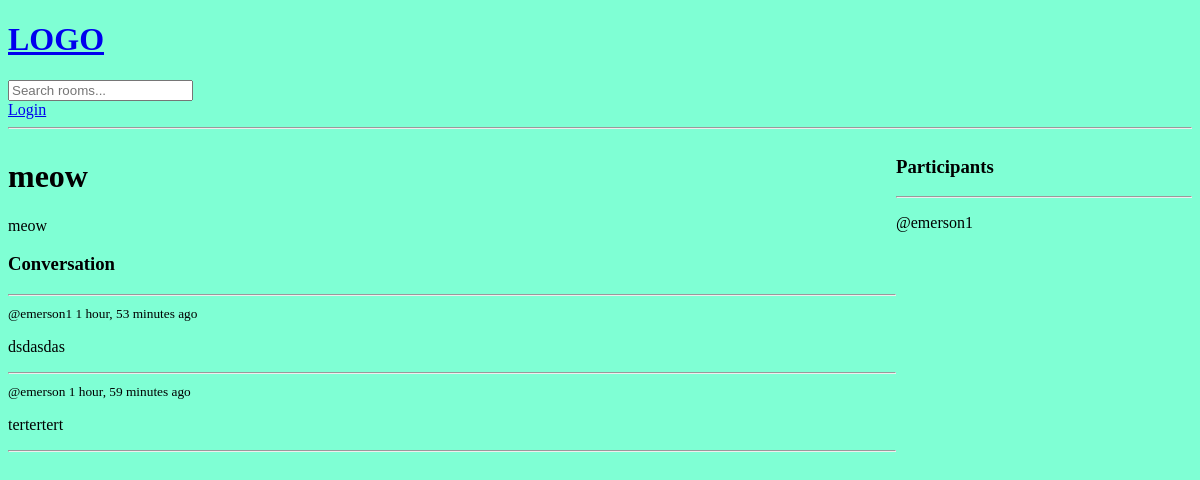
Before: /room/6/ with the older database file.
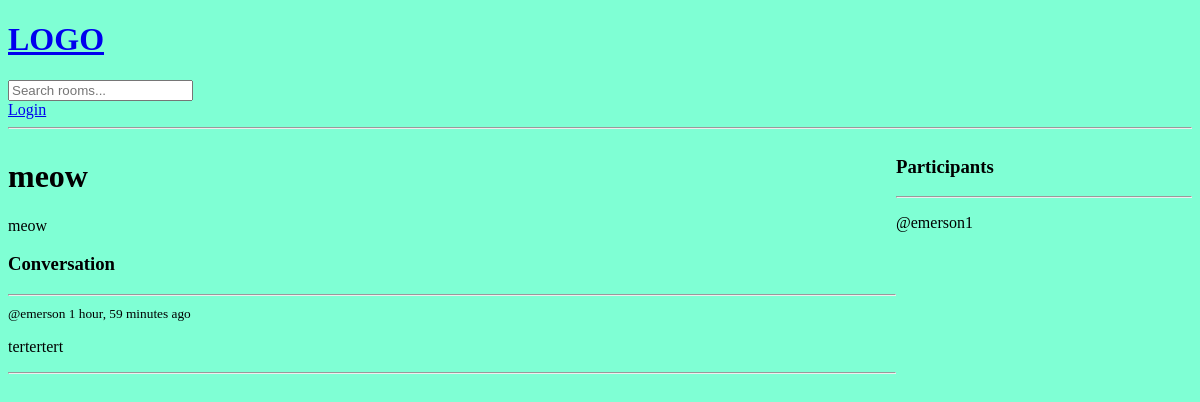
After: the same page with the newer database file.
### base/models.py (models this page shows)
class Message(models.Model):
    user = models.ForeignKey(User, on_delete=models.CASCADE)
    room = models.ForeignKey(Room, on_delete=models.CASCADE)
    body = models.TextField()
    updated = models.DateTimeField(auto_now=True)
    created = models.DateTimeField(auto_now_add=True)
    class Meta:
        ordering = ['-updated', '-created']
    def __str__(self):
        return self.body[0:50]

### base/views.py (the view, shortened to what this page needs)
# urls.py: path('room/<str:pk>/', views.room, name='room'),
def room(request, pk):
    room = Room.objects.get(id=pk)
    messages = room.message_set.all().order_by('-created')
    participants = room.participants.all()
    context = {'room': room, 'messages': messages, 'participants': participants}
    return render(request, 'base/room.html', context)

### base/templates/base/room.html (shortened to what this page needs)
{% extends 'main.html' %}
{% block content %}
<div class="room-container">
    <div>
        <h1>{{room.name}}</h1>
        <p>{{room.description}}</p>
        <div class="comment-wrapper">
            <h3>Conversation</h3>
            <hr>
            {% for message in messages %}
            <div>
                <small>@{{message.user}} {{message.created|timesince}} ago</small>
                <p>{{message.body}}</p>
                <hr>
            </div>
            {% endfor %}
        </div>
    </div>
    <div>
        <h3>Participants</h3>
        <hr>
        {% for user in participants %}
        <div>
            <p>@{{user.username}}</p>
        </div>
        {% endfor %}
    </div>
</div>
{% endblock %}

Changed rows visible on the page:
removed Message: user "emerson1", created "1 hour, 53 minutes", body "dsdasdas"
